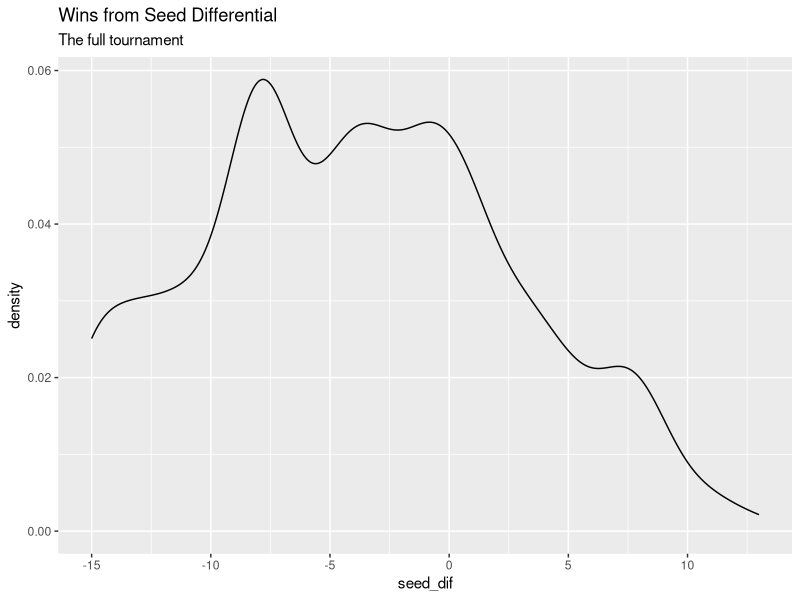
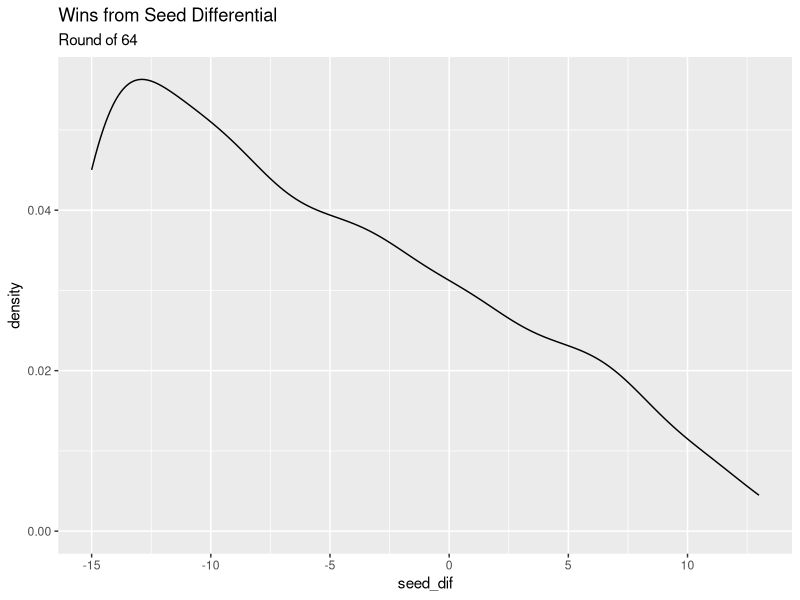
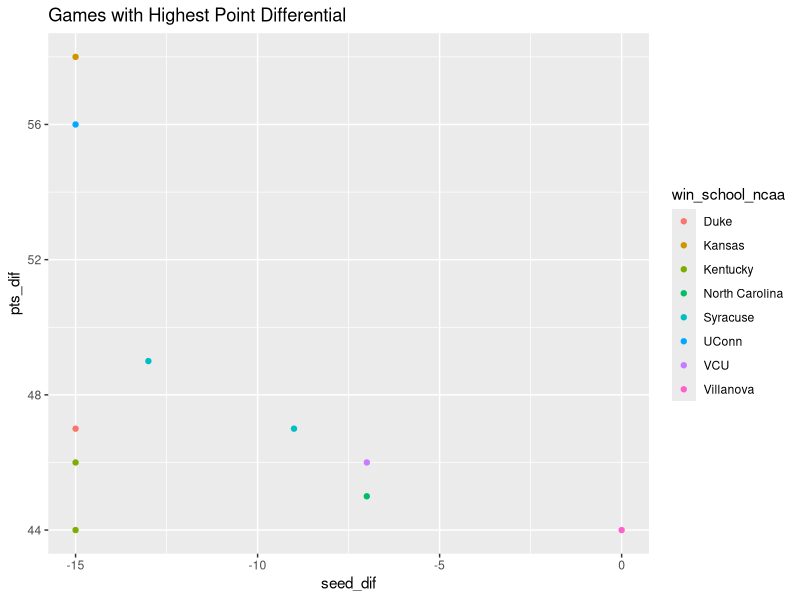
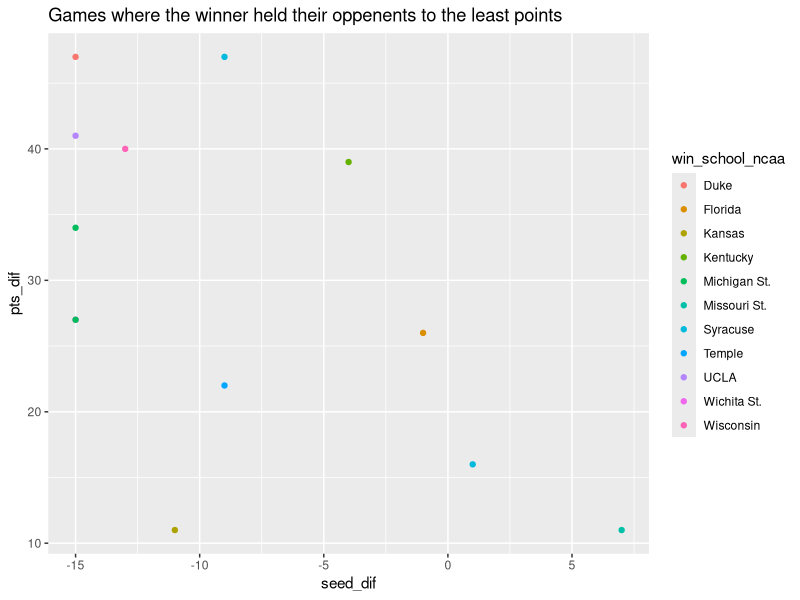

Here is the R script that generated these plots, in order:
## ---- chunk 1
install.packages("tidyverse")
ncaa_pts <- read.csv("ncaa_pts.csv")
library(tidyverse)
## ---- chunk 2
ncaa_pts2 <- mutate(ncaa_pts, pts_dif = win_pts - lose_pts)
ncaa_pts3 <- mutate(ncaa_pts2, seed_dif = win_seed - lose_seed)
head(ncaa_pts3)
## ---- chunk 3
ggplot(ncaa_pts3, aes(seed_dif)) +geom_density()+
  labs(title = 'Wins from Seed Differential', subtitle = 'The full tournament')
## ---- chunk 4
round_64 <- subset(ncaa_pts3, round == 64)
ggplot(round_64, aes(seed_dif)) +geom_density() +
  labs(title = 'Wins from Seed Differential', subtitle = 'Round of 64')
## ---- chunk 5
ncaa_pts3 %>%
  top_n(10, pts_dif) %>%
  ggplot() + aes(seed_dif, pts_dif, color = win_school_ncaa) + geom_point()+
  labs(title = 'Games with Highest Point Differential')
## ---- chunk 6
ncaa_pts3 %>%
  top_n(-10, lose_pts) %>%
  ggplot() + aes(seed_dif, pts_dif, color = win_school_ncaa) + geom_point()+
  labs(title = 'Games where the winner held their oppenents to the least points')
